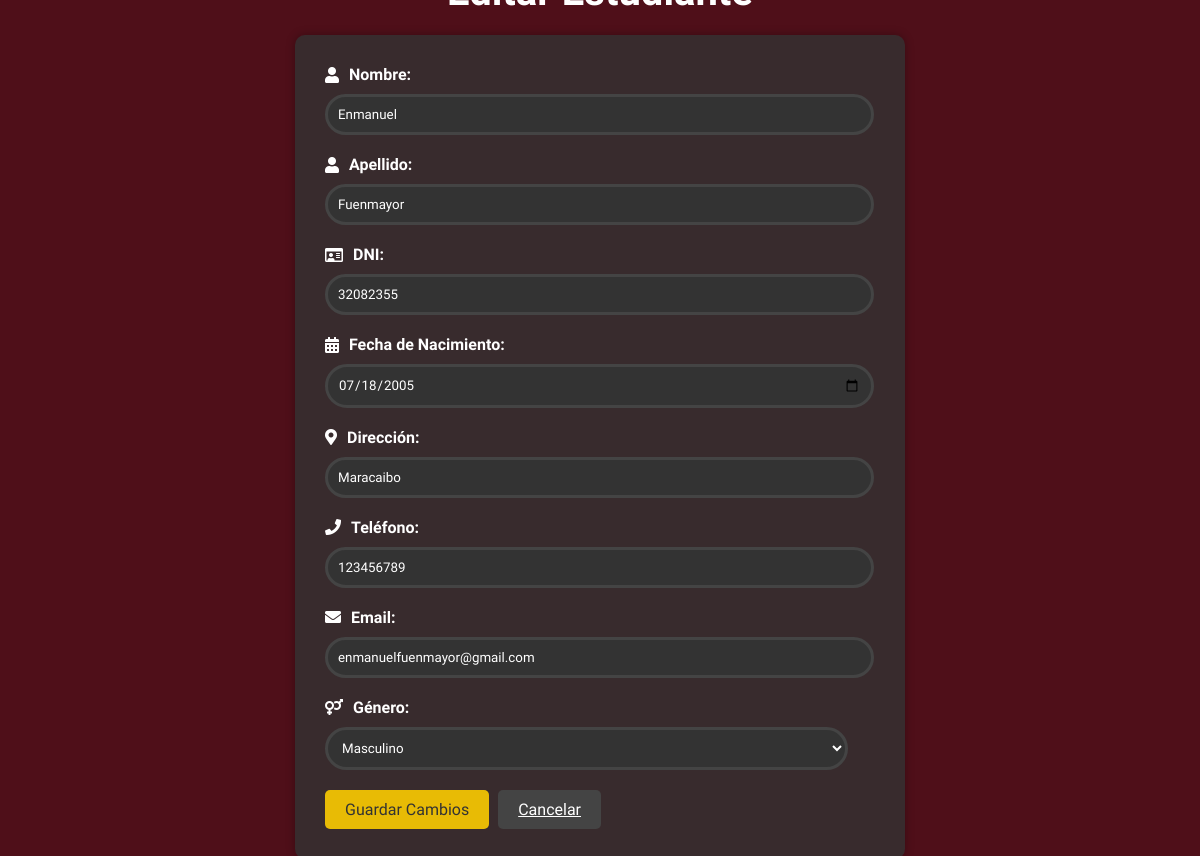
Screenshot of /edit_estudiante/1 with the database file from the repository.
### tables this page shows
CREATE TABLE Estudiante (
    id_estudiante INTEGER PRIMARY KEY AUTOINCREMENT,
    dni_estudiante VARCHAR(20) UNIQUE NOT NULL,
    nombre VARCHAR(100) NOT NULL,
    apellido VARCHAR(100) NOT NULL,
    fecha_nacimiento DATE NOT NULL,
    direccion VARCHAR(255) NOT NULL,
    telefono VARCHAR(20) NOT NULL,
    email VARCHAR(100) UNIQUE NOT NULL,
    genero CHAR(1) CHECK(genero IN ('M', 'F'))
);

### app/views_P.py (the view)
@app.route('/edit_estudiante/<int:id>', methods=['GET', 'POST'])
def edit_estudiante(id):
    conn = get_db()
    if request.method == 'POST':
        try:
            dni_estudiante = request.form['dni_estudiante']
            nombre = request.form['nombre']
            apellido = request.form['apellido']
            fecha_nacimiento = request.form['fecha_nacimiento']
            direccion = request.form['direccion']
            telefono = request.form['telefono']
            email = request.form['email']
            genero = request.form['genero']
            errores = []
            if not dni_estudiante:
                errores.append('El DNI es obligatorio.')
            if not nombre:
                errores.append('El nombre es obligatorio.')
            if not apellido:
                errores.append('El apellido es obligatorio.')
            if not fecha_nacimiento:
                errores.append('La fecha de nacimiento es obligatoria.')
            if not direccion:
                errores.append('La dirección es obligatoria.')
            if not telefono:
                errores.append('El teléfono es obligatorio.')
            if not email:
                errores.append('El email es obligatorio.')
            if not genero:
                errores.append('El género es obligatorio.')
            if errores:
                return render_template('edit_estudiante.html', id=id, errores=errores)
            conn.execute('''
                UPDATE Estudiante
                SET dni_estudiante = ?, nombre = ?, apellido = ?, fecha_nacimiento = ?, direccion = ?, telefono = ?, email = ?, genero = ?
                WHERE id_estudiante = ?
            ''', (dni_estudiante, nombre, apellido, fecha_nacimiento, direccion, telefono, email, genero, id))
            conn.commit()
            flash('Estudiante actualizado correctamente.', 'success')
            return redirect(url_for('estudiantes'))
        except Exception as e:
            return handle_error(f'Error al editar estudiante: {str(e)}', 'edit_estudiante.html', id=id)
        finally:
            conn.close()
    else:
        cursor = conn.execute('SELECT * FROM Estudiante WHERE id_estudiante = ?', (id,))
        estudiante = cursor.fetchone()
        conn.close()
        return render_template('edit_estudiante.html', estudiante=estudiante, id=id)

### app/views_P.py (called while the page is built)
def get_db():
    db = getattr(g, '_database', None)
    if db is None:
        db = g._database = sqlite3.connect(DATABASE)
        db.row_factory = sqlite3.Row
    return db

@app.teardown_appcontext
def close_connection(exception):
    db = getattr(g, '_database', None)
    if db is not None:
        db.close()

### app/templates/edit_estudiante.html (shortened to what this page needs)
<!DOCTYPE html>
<html lang="es">
<head>
    <link rel="stylesheet" href="https://cdnjs.cloudflare.com/ajax/libs/font-awesome/5.15.3/css/all.min.css">
</head>
<body>
    <h1>Editar Estudiante</h1>
    <form action="{{ url_for('edit_estudiante', id=estudiante.id_estudiante) }}" method="post">
        <label for="nombre"><i class="fas fa-user"></i> Nombre:</label>
        <input type="text" id="nombre" name="nombre" value="{{ estudiante.nombre }}" required>
        <label for="apellido"><i class="fas fa-user"></i> Apellido:</label>
        <input type="text" id="apellido" name="apellido" value="{{ estudiante.apellido }}" required>
        <label for="dni_estudiante"><i class="far fa-id-card"></i> DNI:</label>
        <input type="text" id="dni_estudiante" name="dni_estudiante" value="{{ estudiante.dni_estudiante }}" required>
        <label for="fecha_nacimiento"><i class="fas fa-calendar-alt"></i> Fecha de Nacimiento:</label>
        <input type="date" id="fecha_nacimiento" name="fecha_nacimiento" value="{{ estudiante.fecha_nacimiento }}" required>
        <label for="direccion"><i class="fas fa-map-marker-alt"></i> Dirección:</label>
        <input type="text" id="direccion" name="direccion" value="{{ estudiante.direccion }}" required>
        <label for="telefono"><i class="fas fa-phone"></i> Teléfono:</label>
        <input type="tel" id="telefono" name="telefono" value="{{ estudiante.telefono }}" required>
        <label for="email"><i class="fas fa-envelope"></i> Email:</label>
        <input type="email" id="email" name="email" value="{{ estudiante.email }}" required>
        <label for="genero"><i class="fas fa-venus-mars"></i> Género:</label>
        <select id="genero" name="genero" required>
            <option value="M" {% if estudiante.genero == 'M' %} selected {% endif %}>Masculino</option>
        </select>
        <button type="submit" class="button">Guardar Cambios</button>
        <a href="{{ url_for('estudiantes') }}" class="button cancel">Cancelar</a>
    </form>
</body>
</html>

### app/templates/edit_estudiante.html (style rules this page uses)
body { font-family: 'Roboto Condensed', sans-serif; background-color: #4F0F19; color: #fff; display: flex; justify-content: center; align-items: center; height: 100vh; margin: 0; flex-direction: column; }
h1 { font-size: 2.5em; margin-bottom: 20px; }
form { background-color: rgba(51, 51, 51, 0.8); padding: 30px; border-radius: 10px; box-shadow: 0 0 10px rgba(0, 0, 0, 0.3); width: 100%; max-width: 550px; }
label { display: block; margin-bottom: 10px; font-weight: bold; display: flex; align-items: center; }
label i { margin-right: 10px; }
input[type="text"], input[type="date"], input[type="email"], input[type="tel"], select { width: 95%; padding: 10px; margin-bottom: 20px; border: 3px solid #444; border-radius: 50px; background-color: #333; color: #fff; font-family: 'Roboto Condensed', sans-serif; }
.button { background-color: #e8bb05; color: #333; border: none; padding: 10px 20px; border-radius: 5px; cursor: pointer; transition: background-color 0.3s; font-size: 16px; font-family: 'Roboto Condensed', sans-serif; margin-right: 5px; }
.button.cancel { background-color: #444; color: #fff; }

### rows the page displays
Estudiante: nombre "Enmanuel", apellido "Fuenmayor", dni_estudiante "32082355", fecha_nacimiento "07/18/2005", direccion "Maracaibo", telefono "123456789", email "enmanuelfuenmayor@gmail.com", genero "Masculino"
